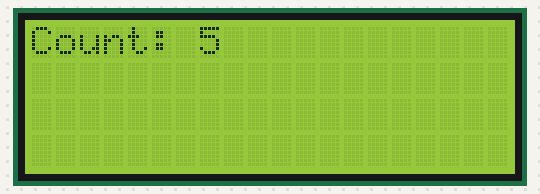
Bench run of a program on a simulated Raspberry Pi (BCM pin numbers). Parts: 20×4 character LCD. At 6.1 s the program stops and its outputs stay as they are.

Above: at 0.1 s.
At 1.1 s:
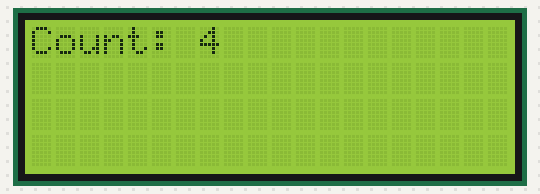
At 3.1 s:
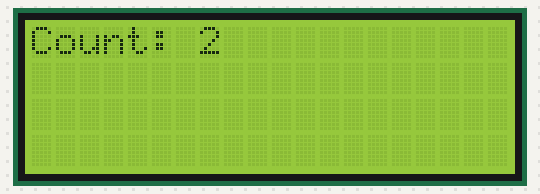
At 6.2 s:
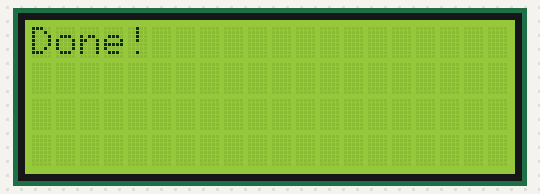

Measured:
- what the display in image 1 shows lasts 1.0 s, from 1.1 s to 2.1 s

The program:

my_lcd_2.py
```python
import time
from RPLCD.i2c import CharLCD

I2C_ADDR = 0x27
LCD_COLS = 20
LCD_ROWS = 4
I2C_Port = 1

lcd = CharLCD(i2c_expander = 'PCF8574',
              address = I2C_ADDR,
              port = I2C_Port,
              cols = LCD_COLS,
              rows = LCD_ROWS,
              auto_linebreaks = True)
count = 5

try:
    while (count >= 0):
        lcd.clear()
        lcd.write_string(f"Count: {count}")
        count -= 1
        time.sleep(1)
finally:
    #print("hi")
    lcd.clear()
    lcd.write_string("Done!")
```
